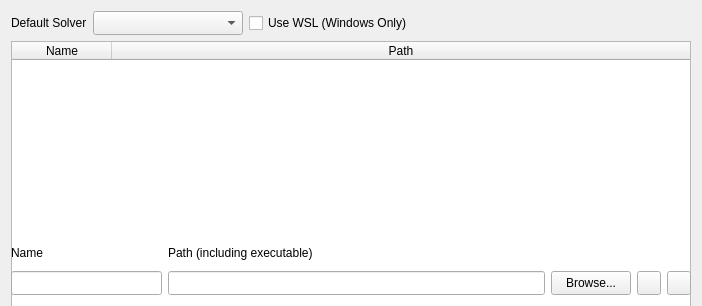
<?xml version="1.0" encoding="UTF-8"?>
<ui version="4.0">
 <class>solver_settings</class>
 <widget class="QWidget" name="solver_settings">
  <property name="geometry">
   <rect>
    <x>0</x>
    <y>0</y>
    <width>702</width>
    <height>306</height>
   </rect>
  </property>
  <property name="sizePolicy">
   <sizepolicy hsizetype="MinimumExpanding" vsizetype="MinimumExpanding">
    <horstretch>0</horstretch>
    <verstretch>0</verstretch>
   </sizepolicy>
  </property>
  <property name="minimumSize">
   <size>
    <width>685</width>
    <height>285</height>
   </size>
  </property>
  <property name="maximumSize">
   <size>
    <width>16777215</width>
    <height>16777215</height>
   </size>
  </property>
  <property name="windowTitle">
   <string>Solver</string>
  </property>
  <property name="layoutDirection">
   <enum>Qt::LeftToRight</enum>
  </property>
  <layout class="QVBoxLayout" name="verticalLayout">
   <item>
    <layout class="QVBoxLayout" name="verticalLayout_4">
     <item>
      <layout class="QGridLayout" name="gridLayout_2">
       <item row="0" column="1">
        <widget class="QComboBox" name="defaultSolverComboBox">
         <property name="sizePolicy">
          <sizepolicy hsizetype="Fixed" vsizetype="Fixed">
           <horstretch>5</horstretch>
           <verstretch>0</verstretch>
          </sizepolicy>
         </property>
         <property name="minimumSize">
          <size>
           <width>150</width>
           <height>24</height>
          </size>
         </property>
         <property name="maximumSize">
          <size>
           <width>16777215</width>
           <height>24</height>
          </size>
         </property>
        </widget>
       </item>
       <item row="0" column="3">
        <spacer name="horizontalSpacer">
         <property name="orientation">
          <enum>Qt::Horizontal</enum>
         </property>
         <property name="sizeHint" stdset="0">
          <size>
           <width>300</width>
           <height>20</height>
          </size>
         </property>
        </spacer>
       </item>
       <item row="0" column="0">
        <widget class="QLabel" name="label">
         <property name="sizePolicy">
          <sizepolicy hsizetype="Fixed" vsizetype="Fixed">
           <horstretch>1</horstretch>
           <verstretch>0</verstretch>
          </sizepolicy>
         </property>
         <property name="minimumSize">
          <size>
           <width>0</width>
           <height>24</height>
          </size>
         </property>
         <property name="maximumSize">
          <size>
           <width>16777215</width>
           <height>24</height>
          </size>
         </property>
         <property name="text">
          <string>Default Solver</string>
         </property>
        </widget>
       </item>
       <item row="0" column="2">
        <widget class="QCheckBox" name="useWSL">
         <property name="minimumSize">
          <size>
           <width>0</width>
           <height>24</height>
          </size>
         </property>
         <property name="maximumSize">
          <size>
           <width>16777215</width>
           <height>24</height>
          </size>
         </property>
         <property name="toolTip">
          <string>&lt;html&gt;&lt;head/&gt;&lt;body&gt;&lt;p&gt;WSL: Windows Subsystem for Linux&lt;/p&gt;&lt;/body&gt;&lt;/html&gt;</string>
         </property>
         <property name="text">
          <string>Use WSL (Windows Only)</string>
         </property>
        </widget>
       </item>
      </layout>
     </item>
     <item>
      <widget class="QTableWidget" name="mbdynBinariesPath">
       <property name="sizePolicy">
        <sizepolicy hsizetype="Expanding" vsizetype="MinimumExpanding">
         <horstretch>0</horstretch>
         <verstretch>0</verstretch>
        </sizepolicy>
       </property>
       <property name="minimumSize">
        <size>
         <width>100</width>
         <height>300</height>
        </size>
       </property>
       <property name="maximumSize">
        <size>
         <width>16777215</width>
         <height>600</height>
        </size>
       </property>
       <property name="editTriggers">
        <set>QAbstractItemView::NoEditTriggers</set>
       </property>
       <property name="selectionMode">
        <enum>QAbstractItemView::SingleSelection</enum>
       </property>
       <property name="selectionBehavior">
        <enum>QAbstractItemView::SelectRows</enum>
       </property>
       <property name="showGrid">
        <bool>true</bool>
       </property>
       <attribute name="horizontalHeaderCascadingSectionResizes">
        <bool>false</bool>
       </attribute>
       <attribute name="horizontalHeaderStretchLastSection">
        <bool>true</bool>
       </attribute>
       <column>
        <property name="text">
         <string>Name</string>
        </property>
       </column>
       <column>
        <property name="text">
         <string>Path</string>
        </property>
       </column>
      </widget>
     </item>
     <item>
      <layout class="QGridLayout" name="gridLayout">
       <item row="0" column="0">
        <widget class="QLabel" name="label_2">
         <property name="minimumSize">
          <size>
           <width>0</width>
           <height>24</height>
          </size>
         </property>
         <property name="maximumSize">
          <size>
           <width>16777215</width>
           <height>24</height>
          </size>
         </property>
         <property name="text">
          <string>Name</string>
         </property>
         <property name="scaledContents">
          <bool>false</bool>
         </property>
        </widget>
       </item>
       <item row="1" column="3">
        <widget class="QPushButton" name="addBinaryPathButton">
         <property name="sizePolicy">
          <sizepolicy hsizetype="Fixed" vsizetype="Fixed">
           <horstretch>1</horstretch>
           <verstretch>0</verstretch>
          </sizepolicy>
         </property>
         <property name="minimumSize">
          <size>
           <width>24</width>
           <height>24</height>
          </size>
         </property>
         <property name="maximumSize">
          <size>
           <width>24</width>
           <height>24</height>
          </size>
         </property>
         <property name="text">
          <string/>
         </property>
        </widget>
       </item>
       <item row="1" column="0">
        <widget class="QLineEdit" name="activeBinaryName">
         <property name="sizePolicy">
          <sizepolicy hsizetype="Expanding" vsizetype="Fixed">
           <horstretch>2</horstretch>
           <verstretch>0</verstretch>
          </sizepolicy>
         </property>
         <property name="minimumSize">
          <size>
           <width>0</width>
           <height>24</height>
          </size>
         </property>
         <property name="maximumSize">
          <size>
           <width>16777215</width>
           <height>24</height>
          </size>
         </property>
         <property name="placeholderText">
          <string extracomment="Shortcut name, mus tbe unique"/>
         </property>
        </widget>
       </item>
       <item row="0" column="1">
        <widget class="QLabel" name="label_3">
         <property name="minimumSize">
          <size>
           <width>0</width>
           <height>24</height>
          </size>
         </property>
         <property name="maximumSize">
          <size>
           <width>16777215</width>
           <height>24</height>
          </size>
         </property>
         <property name="text">
          <string>Path (including executable)</string>
         </property>
        </widget>
       </item>
       <item row="1" column="4">
        <widget class="QPushButton" name="rmvBinaryPathButton">
         <property name="sizePolicy">
          <sizepolicy hsizetype="Fixed" vsizetype="Fixed">
           <horstretch>1</horstretch>
           <verstretch>0</verstretch>
          </sizepolicy>
         </property>
         <property name="minimumSize">
          <size>
           <width>24</width>
           <height>24</height>
          </size>
         </property>
         <property name="maximumSize">
          <size>
           <width>24</width>
           <height>24</height>
          </size>
         </property>
         <property name="text">
          <string/>
         </property>
        </widget>
       </item>
       <item row="1" column="2">
        <widget class="QPushButton" name="selectBinaryPathButton">
         <property name="sizePolicy">
          <sizepolicy hsizetype="Fixed" vsizetype="Fixed">
           <horstretch>1</horstretch>
           <verstretch>0</verstretch>
          </sizepolicy>
         </property>
         <property name="minimumSize">
          <size>
           <width>0</width>
           <height>24</height>
          </size>
         </property>
         <property name="maximumSize">
          <size>
           <width>16777215</width>
           <height>24</height>
          </size>
         </property>
         <property name="text">
          <string>Browse...</string>
         </property>
        </widget>
       </item>
       <item row="1" column="1">
        <widget class="QLineEdit" name="activeBinaryPath">
         <property name="sizePolicy">
          <sizepolicy hsizetype="Expanding" vsizetype="Fixed">
           <horstretch>5</horstretch>
           <verstretch>0</verstretch>
          </sizepolicy>
         </property>
         <property name="minimumSize">
          <size>
           <width>0</width>
           <height>24</height>
          </size>
         </property>
         <property name="maximumSize">
          <size>
           <width>16777215</width>
           <height>24</height>
          </size>
         </property>
         <property name="placeholderText">
          <string extracomment="Full path to the mbdyn binary file, for W10 +WSL, the path should be given in&quot;windows format&quot;"/>
         </property>
        </widget>
       </item>
       <item row="2" column="1">
        <spacer name="verticalSpacer">
         <property name="orientation">
          <enum>Qt::Vertical</enum>
         </property>
         <property name="sizeHint" stdset="0">
          <size>
           <width>20</width>
           <height>2000</height>
          </size>
         </property>
        </spacer>
       </item>
      </layout>
     </item>
    </layout>
   </item>
  </layout>
 </widget>
 <resources/>
 <connections/>
</ui>
